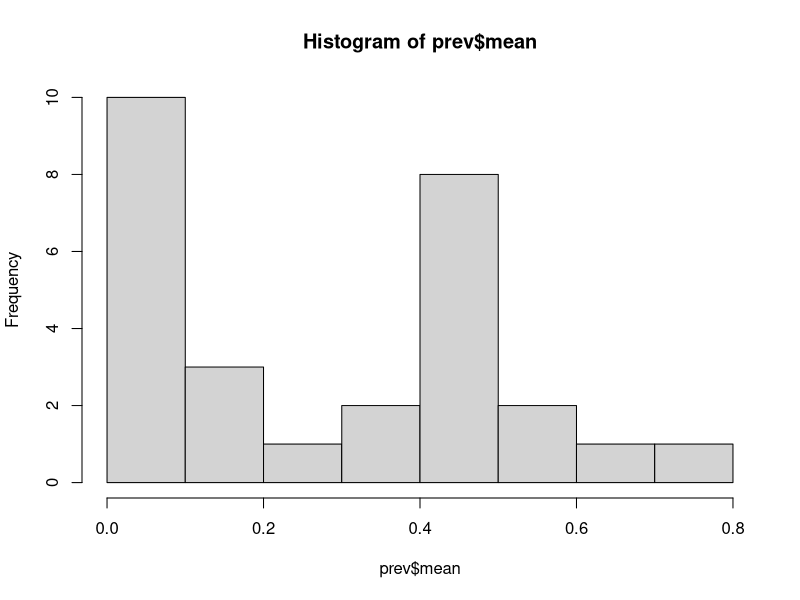

Write R code to recreate this figure. (Note: this script raises an error after producing the figure.)
library(ggplot2)
library(RColorBrewer)
library(Hmisc)
library(plyr)
library(dplyr)

#library(drc)
#library(nlme)
#install.packages("devtools")
#library(devtools)
#devtools::install_github("onofriAndreaPG/aomisc")
#library(aomisc)

setwd(dirname(rstudioapi::getActiveDocumentContext()$path))
getwd()

# --- data input
sporo<-read.table("sporo.csv", header=T, sep=",")
sporo$infected <- ifelse(sporo$CytB>0,1,0)

# --- PREVALENCE
prev <- ddply(sporo, c("Strain", "SB","Day"), summarise,
               N    = length(infected),
               mean = mean(infected),
               sd   = sd(infected),
               se   = sd / sqrt(N))

prev2 <- ddply(sporo, c("Strain", "SB"), summarise,
              N    = length(infected),
              mean = mean(infected),
              sd   = sd(infected),
              se   = sd / sqrt(N))

#### Stats prev ####
hist(prev$mean)

bm <- glm(data=prev,mean ~ Strain + Day + SB, family="binomial")
summary(bm)
plogis(confint(bm))

qbm <- glm(data=prev,mean ~ Strain + Day + SB, family="quasibinomial")
summary(qbm)
plogis(confint(qbm))

qbm2 <- glm(data=prev,mean ~ Strain + Day, family="quasibinomial")
summary(qbm2)
plogis(confint(qbm2))

RES = residuals(m3)  
qqnorm(RES)  
qqline(RES)
#### end ####

#### Plot prev ####
group.colors <- c(A = "#EE6A36", B = "#000000")
plot1 <- ggplot(prev, aes(x = Day, y = mean, ymin = mean-se, ymax = mean+se, color=Strain)) + 
  geom_pointrange() +
  geom_smooth(aes(group=Strain, colour=Strain), method="glm",
             span=1,
             size = 1.1,
             method.args = list(family = "quasibinomial"),
             level=0.95,
             alpha=0.2,
             se=F) + 
  facet_wrap(~prev$SB) +
  scale_x_continuous(breaks = seq(10,16,1)) +
  scale_y_continuous(labels = scales::percent_format(accuracy = 1)) + theme_bw() +
  ylab("infection prevalence (%)") + scale_color_manual(values=c("#EE6A36", "#000000", "#56B4E9")) +
  theme(axis.text=element_text(size=12),axis.title=element_text(size=12,face="bold"))+
  theme(strip.text.x = element_text(size = 12, face="bold"))
plot(plot1)
#ggsave("prevalence.pdf", width = 16, height = 8, units = "cm")
dev.off()

plot2 <- ggplot(prev, aes(x = Day, y = mean, ymin = mean-se, ymax = mean+se, color=Strain)) + 
  geom_pointrange() +
  geom_smooth(aes(group=Strain, colour=Strain), method="glm",
              span = 1,
              size = 1.1,
              method.args = list(family = "quasibinomial"),
              se=F) + 
  facet_wrap(~prev$SB) +
  scale_x_continuous(breaks = seq(10,16,1)) +
  scale_y_continuous(labels = scales::percent_format(accuracy = 1)) + theme_bw() +
  ylab("infection prevalence (%)") + scale_color_manual(values=c("#EE6A36", "#000000", "#56B4E9")) +
  theme(axis.text=element_text(size=12),axis.title=element_text(size=12,face="bold"))+
  theme(strip.text.x = element_text(size = 12, face="bold"))
plot(plot2)

group.colors <- c(A = "#EE6A36", B = "#000000")
plot3 <- ggplot(prev, aes(x = Day, y = mean, ymin = mean-se, ymax = mean+se, color=Strain)) + 
  geom_pointrange() +
  geom_line(aes(y=fitted(m3))) +
  facet_wrap(~prev$SB) +
  scale_x_continuous(breaks = seq(10,16,1)) +
  scale_y_continuous(labels = scales::percent_format(accuracy = 1)) + theme_bw() +
  ylab("infection prevalence (%)") + scale_color_manual(values=c("#EE6A36", "#000000", "#56B4E9")) +
  theme(axis.text=element_text(size=12),axis.title=element_text(size=12,face="bold"))+
  theme(strip.text.x = element_text(size = 12, face="bold"))
plot(plot3)
#### end ####



# --- INTENSITY

int <- subset(sporo, CytB>0)

#### stats int ####
hist(int)
#int <- subset(int, Day==16)
#int <- subset(int, SB=="single bloodmeal")

intWT <- subset(int, Strain == "WT")
intCP <- subset(int, Strain == "MM-CP")
var.test(intWT$CytB, intCP$CytB)
#t-test or welsh test
#If the F-test returns a p < 0.05, then you can assume that the variances of the two groups are different (heteroscedasticity).
#In this case, you can run a Welch t-statistic. Simply set var.equal = FALSE.
tint <- t.test(intWT$CytB, intCP$CytB, var.equal = FALSE)
print(tint)
print (median(intWT$CytB)/median(intCP$CytB))

intsum <- ddply(int, c("Strain", "SB"), summarise,
               N    = length(CytB),
               mean = mean(CytB),
               sd   = sd(CytB),
               se   = sd / sqrt(N))

print(intsum$mean[3]/intsum$mean[1])
print(intsum$mean[4]/intsum$mean[2])

print((intsum$mean[3]-intsum$mean[1])/intsum$mean[3])*100
print((intsum$mean[4]-intsum$mean[2])/intsum$mean[4])*100

#### end ####

#### Plot int ####
dev.off()
group.colors <- c(A = "#EE6A36", B = "#000000")

ip0 <- ggplot(int, aes(x = Strain, y = log10(CytB))) + 
  geom_boxplot() 
plot(ip0)

ip1 <- ggplot(int, aes(x = Strain, y = log10(CytB))) + 
  geom_boxplot() +
  facet_wrap(~int$SB) 
plot(ip1)

ip2 <- ggplot(int, aes(x = Strain, y = log10(CytB))) + 
  geom_boxplot() +
  geom_jitter(width = 0.1, aes(col = Strain)) +
  theme_bw() +
  ylab("infection intensity \n log10(CytB ng/mosquito)") +
  scale_color_manual(values=c("#EE6A36", "#000000", "#56B4E9")) +
  theme(axis.text=element_text(size=12),axis.title=element_text(size=12,face="bold")) +
  theme(strip.text.x = element_text(size = 12, face="bold"))
plot(ip2)
ggsave("intensity.pdf", width = 10, height = 8, units = "cm")

ip3 <- ggplot(int, aes(x = Strain, y = log10(CytB))) + 
  geom_boxplot() +
  geom_jitter(width = 0.1, aes(col = Strain)) +
  theme_bw() +
  ylab("infection intensity \n log10(CytB ng/mosquito)") +
  scale_color_manual(values=c("#EE6A36", "#000000", "#56B4E9")) +
  theme(axis.text=element_text(size=12),axis.title=element_text(size=12,face="bold")) +
  theme(strip.text.x = element_text(size = 12, face="bold"))+scale_x_discrete(limits = rev)+
  facet_wrap(~int$SB)
plot(ip3)
ggsave("intensitygroups.pdf", width = 14, height = 8, units = "cm")
#### end ####
